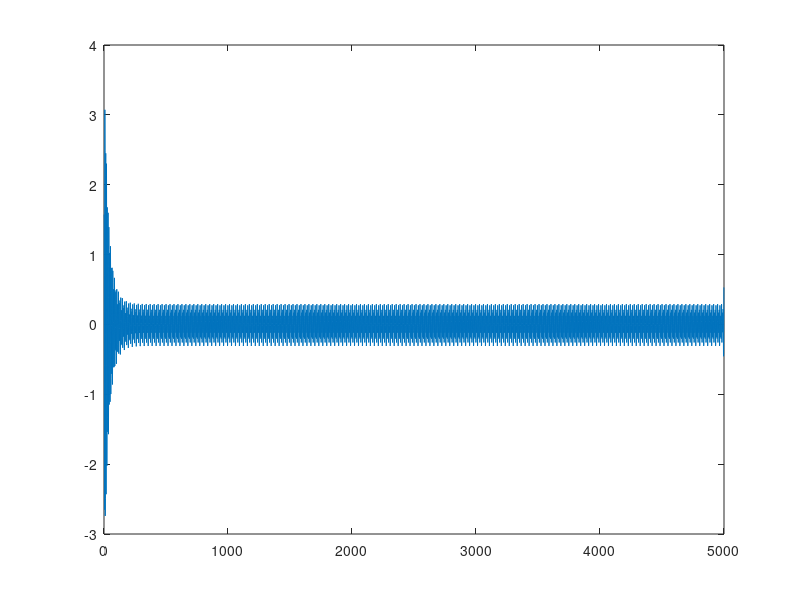

Source code (MATLAB):
close all
clear all
clc

% Choose how much amplitude and phase mismatch between local oscillator
% signals
ampl_mismatch_db = 1;  %[dB]
IQ_phase_mismatch = 2; %[degrees]


%% Some parameters
Fs2 = 16e6;
downrate = 200;
Fs = downrate * Fs2;
dT = 1/Fs;
RF_ampl = 2;
LOI_ampl = 1*10^(ampl_mismatch_db/20);
LOQ_ampl = 1;
RF_freq = 2.440e8;


%% Choose which sideband the LO downconverts

% For this sideband, output amplitude should be ~1/2
% LO_freq = RF_freq + 2.5e6;

% For this sideband, output amplitude should be ~0
LO_freq = RF_freq - 2.5e6;


%% Create a complex bandpass FIR filter
Hlp = fir1(28,1e6/(Fs2/2));     % Lowpass prototype
N = length(Hlp)-1;
Fbp = 2.5e6/(Fs2/2);                              % Desired frequency shift
j = complex(0,1);
Hbp = Hlp.*exp(j*Fbp*pi*(0:N));

% View frequency response of filter
% fvtool(Hbp)

% Generate some tone at RF
N = 1e6;
t = 0:dT:(N-1)*dT;
MSK = RF_ampl * sin(2*pi*RF_freq*t);

%% Create LO with amplitude and phase mismatch
LOI = LOI_ampl * sin(2*pi*LO_freq*t)+LOI_ampl;
LOQ = LOQ_ampl * sin(2*pi*LO_freq*t + IQ_phase_mismatch + 90*pi/180)+LOQ_ampl;

%% Downconvert with LO
IFI = LOI .* MSK;
IFQ = LOQ .* MSK;

% Remove high frequency mixing content
[b,a] = butter(5,40e6/(Fs/2));
IFI_filt = filter(b,a,IFI);
IFQ_filt = filter(b,a,IFQ);

% Downsample to 16 MHz before further processing
Iout_un = IFI_filt(1:downrate:end);
Qout_un = IFQ_filt(1:downrate:end);
t = t(1:downrate:end);

%% Quantize
Iout = round(6.5*Iout_un-0.5);
Qout = round(6.5*Qout_un-0.5);

% Iout = round(6.5*Iout_un-0.5);
% Qout = round(6.5*Qout_un-0.5);

%% Apply matlab I/Q compensation algorithm
% https://www.mathworks.com/help/comm/ref/comm.iqimbalancecompensator-system-object.html
% M = 1e-3;
% x = zeros(1,length(Iout));
% y = zeros(1,length(Iout));
% w = zeros(1,length(Iout));
% 
% for ii = 1:length(Iout)
%     x(ii) = Iout(ii) + j*Qout(ii);
%     y(ii) = x(ii) + w(ii)*conj(x(ii));
%     
%     w(ii+1) = w(ii) - M*y(ii)^2;
% end
% 
% IFI_filt = real(y);
% IFQ_filt = imag(y);
% 
M = 1/2048;
iy = zeros(1,length(Iout));
qy = zeros(1,length(Iout));
wr = zeros(1,length(Iout));
wj = zeros(1,length(Iout));

% for ii = 1:length(Iout)
%     iy(ii) = Iout(ii) + wr(ii)*Iout(ii) + wj(ii)*Qout(ii);
%     qy(ii) = Qout(ii) + wj(ii)*Iout(ii) - wr(ii)*Qout(ii);
%     
%     wr(ii+1) = wr(ii) - M*(iy(ii) + qy(ii))*(iy(ii)-qy(ii));
%     wj(ii+1) = wj(ii) - M*(2*iy(ii)*qy(ii));
% end

for ii = 1:length(Iout)
    iy(ii) = Iout(ii) + (M*(wr(ii)*Iout(ii) + wj(ii)*Qout(ii)));
    qy(ii) = Qout(ii) + (M*(wj(ii)*Iout(ii) - wr(ii)*Qout(ii)));
    if(ii < 5000)
        wr(ii+1) = wr(ii) - ((iy(ii) + qy(ii))*(iy(ii)-qy(ii)));
        wj(ii+1) = wj(ii) - ((2*iy(ii)*qy(ii)));
    else
        wr(ii+1) = wr(ii);
        wj(ii+1) = wj(ii);
    end
end

iyout = (iy)/6.5;
qyout = (qy)/6.5;

IFI_filt = iy;
IFQ_filt = qy;
%%
% Filter signal with complex bandpass filter    
Rcoeff = real(Hbp);
Icoeff = imag(Hbp);

x1 = conv(IFI_filt,Rcoeff,'same');
x2 = conv(IFQ_filt,Icoeff,'same');
Iout_final = x1 - x2;

x3 = conv(IFI_filt,Icoeff,'same');
x4 = conv(IFQ_filt,Rcoeff,'same');
Qout_final = x3 + x4;

% Plot the Q channel after the IQ compensation and filtering
figure;plot(Iout_final)
% figure;plot(Qout_final)
